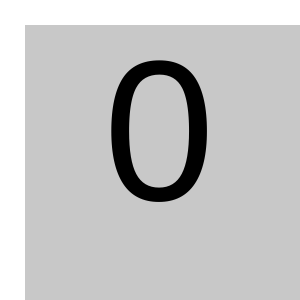
Frame 1 (no input)
Frame 60 (no input): identical to frame 1, image omitted
Frame 120 (the mouse pressed at the canvas centre since frame 60): identical to frame 1, image omitted

The p5.js sketch that drew this single still picture (run headless with seeded random() and noise() and a simulated clock; from frame 60 on, the mouse is pressed at the canvas centre):

// p5.js sketch
// ── sketch.js
var value = 0;
var lastkey = 0;

function setup() {
  createCanvas(300, 300);
}

function draw() {
  fill(200);
  noStroke();
  rect(25, 25, width, height);
  fill(value); 
  textSize(200); 
  text(lastkey, width / 2.9, height / 1.5);
}

function keyTyped() {
  if (key == 'a') {
    value = 255
  } else if (key === 'b') {
    value = 245
  } else if (key === 'c') {
    value = 235
  } else if (key === 'd') {
    value = 225
  } else if (key === 'e') {
    value = 215
  } else if (key === 'f') {
    value = 205
  } else if (key === 'g') {
    value = 195
  } else {
    value = 0
  }
  lastkey = key
}
